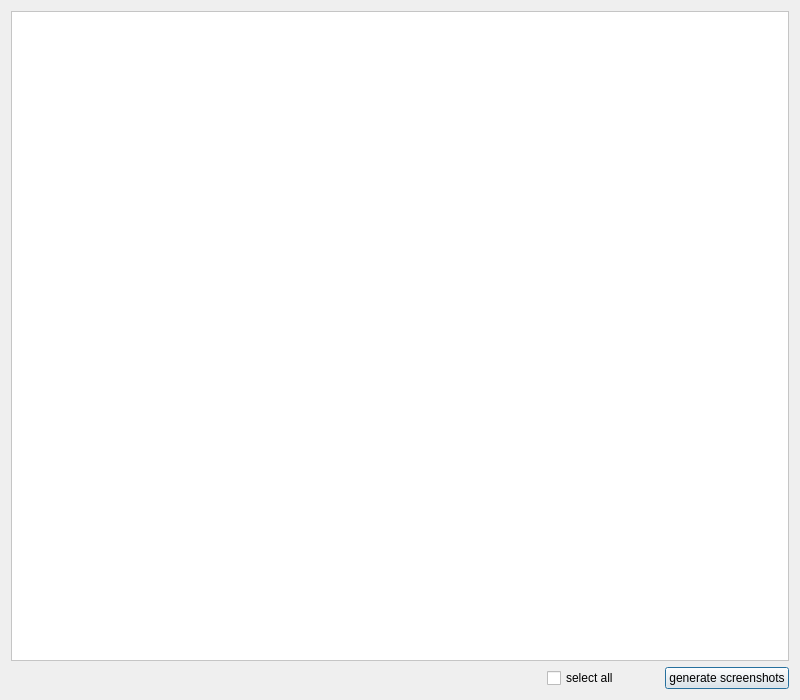
<?xml version="1.0" encoding="UTF-8"?>
<ui version="4.0">
 <class>ScrollableTextDisplay1</class>
 <widget class="QDialog" name="ScrollableTextDisplay1">
  <property name="geometry">
   <rect>
    <x>0</x>
    <y>0</y>
    <width>800</width>
    <height>700</height>
   </rect>
  </property>
  <property name="sizePolicy">
   <sizepolicy hsizetype="Preferred" vsizetype="Preferred">
    <horstretch>0</horstretch>
    <verstretch>0</verstretch>
   </sizepolicy>
  </property>
  <property name="windowTitle">
   <string>Best Option</string>
  </property>
  <layout class="QVBoxLayout" name="verticalLayout_2">
   <item>
    <layout class="QVBoxLayout" name="wrapperVerticalLayout">
     <item>
      <widget class="QScrollArea" name="allRoutesScrollArea">
       <property name="styleSheet">
        <string notr="true">#allRoutesScrollArea{
 background-color: rgb(255,255,255);
}
#allRoutesscrollAreaWidgetContents{
 background-color: rgb(255,255,255);
}</string>
       </property>
       <property name="widgetResizable">
        <bool>true</bool>
       </property>
       <widget class="QWidget" name="allRoutesscrollAreaWidgetContents">
        <property name="geometry">
         <rect>
          <x>0</x>
          <y>0</y>
          <width>778</width>
          <height>647</height>
         </rect>
        </property>
        <property name="sizePolicy">
         <sizepolicy hsizetype="Expanding" vsizetype="Preferred">
          <horstretch>0</horstretch>
          <verstretch>0</verstretch>
         </sizepolicy>
        </property>
       </widget>
      </widget>
     </item>
     <item>
      <layout class="QHBoxLayout" name="generateSSHorizontalLayout">
       <item>
        <spacer name="horizontalSpacer">
         <property name="orientation">
          <enum>Qt::Horizontal</enum>
         </property>
         <property name="sizeHint" stdset="0">
          <size>
           <width>438</width>
           <height>20</height>
          </size>
         </property>
        </spacer>
       </item>
       <item>
        <widget class="QCheckBox" name="allRoutesSelectCheckBox">
         <property name="text">
          <string>select all</string>
         </property>
        </widget>
       </item>
       <item>
        <spacer name="horizontalSpacer_2">
         <property name="orientation">
          <enum>Qt::Horizontal</enum>
         </property>
         <property name="sizeType">
          <enum>QSizePolicy::Minimum</enum>
         </property>
         <property name="sizeHint" stdset="0">
          <size>
           <width>40</width>
           <height>20</height>
          </size>
         </property>
        </spacer>
       </item>
       <item>
        <widget class="QPushButton" name="allRoutesGenerateSSPushButton">
         <property name="text">
          <string>generate screenshots</string>
         </property>
        </widget>
       </item>
      </layout>
     </item>
    </layout>
   </item>
  </layout>
 </widget>
 <resources/>
 <connections/>
</ui>
